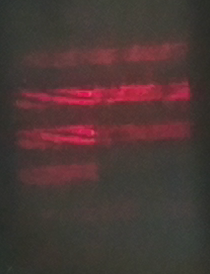
#> input picture PSI/multi_1.png, 210 x 274 px
$ python Multiple_ROI_test2.py
#> lines starting #> are read from the running program, lines starting #| are printed output that depends on the picture
import cv2
import numpy as np
import matplotlib.pyplot as plt

img = cv2.imread('multi_1.png', cv2.IMREAD_GRAYSCALE)
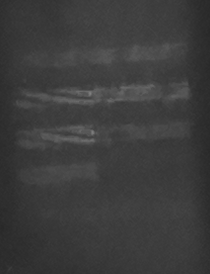
#> img: shape (274, 210); min 40, max 128, mean 60.6

y_centro1 =96
y_centro2 =137
d = y_centro2 - y_centro1
y_centro3 = y_centro2 + d
y_centro_1 = y_centro3 + d
y_centro_2 = y_centro_1 - d
h = round((106 - 81) / 2)

inter1 = img[y_centro1 - h : y_centro1 + h, 0::]
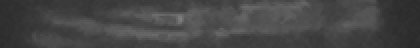
#> inter1: shape (24, 210) (shown 2 times larger); min 42, max 128, mean 70
inter2 = img[y_centro2 - h : y_centro2 + h, 0::]
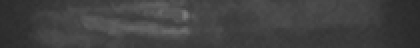
#> inter2: shape (24, 210) (shown 2 times larger); min 41, max 125, mean 65.5
inter3 = img[y_centro3 - h : y_centro3 + h, 0::]
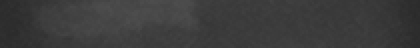
#> inter3: shape (24, 210) (shown 2 times larger); min 42, max 78, mean 60
inter4 = img[y_centro_1 - h-20 : y_centro_1-20 + h, 0::]

plt.imshow(img)
plt.show()

plt.subplot(311)
plt.imshow(inter1)
plt.subplot(312)
plt.imshow(inter2)
plt.subplot(313)
plt.imshow(inter3)
plt.show()

$ run again, with PSI/opencv_frame_0.png copied over PSI/multi_1.png
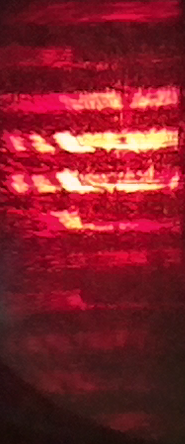
#> input picture PSI/opencv_frame_0.png, 185 x 444 px
#> `img = cv2.imread('multi_1.png', cv2.IMREAD_GRAYSCALE)`:
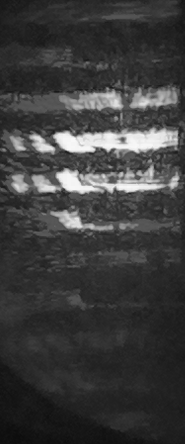
#> img: shape (444, 185); min 12, max 248, mean 60.5
#> `inter4 = img[y_centro_1 - h-20 : y_centro_1-20 + h, 0::]`:
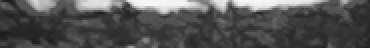
#> inter4: shape (24, 185) (shown 2 times larger); min 28, max 247, mean 82.2
